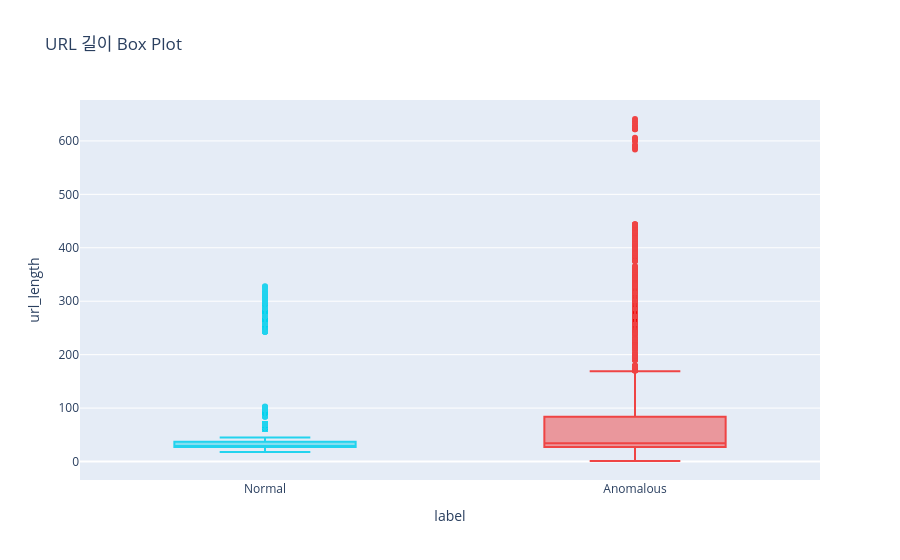

Here is the notebook cell this chart was saved with:
### Code cell
# %% [4] URL 길이 Box Plot
fig = px.box(
    df,
    x="label", y="url_length",
    color="label",
    title="URL 길이 Box Plot",
    color_discrete_map={"Normal": "#22d3ee", "Anomalous": "#ef4444"},
)
fig.update_layout(showlegend=False)
fig.show()

### Figure 1 — Plotly figure (JSON) as saved in the notebook; plotly's stock layout.template omitted (floating-point values rounded to 4 significant figures; data arrays with more than 128 entries replaced by an {"elided": "..."} marker saying what was removed)
{"data": [{"alignmentgroup": "True", "hovertemplate": "label=%{x}<br>url_length=%{y}<extra></extra>", "legendgroup": "Normal", "marker": {"color": "#22d3ee"}, "name": "Normal", "notched": false, "offsetgroup": "Normal", "orientation": "v", "showlegend": true, "type": "box", "x": {"elided": "36000 str values"}, "x0": " ", "xaxis": "x", "y": {"elided": "36000 int values"}, "y0": " ", "yaxis": "y"}, {"alignmentgroup": "True", "hovertemplate": "label=%{x}<br>url_length=%{y}<extra></extra>", "legendgroup": "Anomalous", "marker": {"color": "#ef4444"}, "name": "Anomalous", "notched": false, "offsetgroup": "Anomalous", "orientation": "v", "showlegend": true, "type": "box", "x": {"elided": "25065 str values"}, "x0": " ", "xaxis": "x", "y": {"elided": "25065 int values"}, "y0": " ", "yaxis": "y"}], "layout": {"boxmode": "overlay", "legend": {"title": {"text": "label"}, "tracegroupgap": 0}, "showlegend": false, "title": {"text": "URL 길이 Box Plot"}, "xaxis": {"anchor": "y", "categoryarray": ["Normal", "Anomalous"], "categoryorder": "array", "domain": [0, 1], "title": {"text": "label"}}, "yaxis": {"anchor": "x", "domain": [0, 1], "title": {"text": "url_length"}}}}
